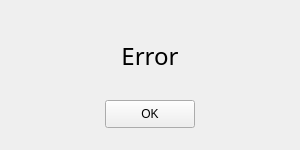
<?xml version="1.0" encoding="UTF-8"?>
<ui version="4.0">
 <class>dialog</class>
 <widget class="QWidget" name="dialog">
  <property name="geometry">
   <rect>
    <x>0</x>
    <y>0</y>
    <width>300</width>
    <height>150</height>
   </rect>
  </property>
  <property name="windowTitle">
   <string>dialog</string>
  </property>
  <widget class="QPushButton" name="pushButton">
   <property name="geometry">
    <rect>
     <x>105</x>
     <y>100</y>
     <width>90</width>
     <height>28</height>
    </rect>
   </property>
   <property name="text">
    <string>OK</string>
   </property>
  </widget>
  <widget class="QLabel" name="label">
   <property name="geometry">
    <rect>
     <x>20</x>
     <y>40</y>
     <width>260</width>
     <height>31</height>
    </rect>
   </property>
   <property name="font">
    <font>
     <family>Goudy Old Style</family>
     <pointsize>18</pointsize>
    </font>
   </property>
   <property name="text">
    <string>Error</string>
   </property>
   <property name="alignment">
    <set>Qt::AlignCenter</set>
   </property>
  </widget>
 </widget>
 <layoutdefault spacing="6" margin="11"/>
 <resources/>
 <connections/>
</ui>
